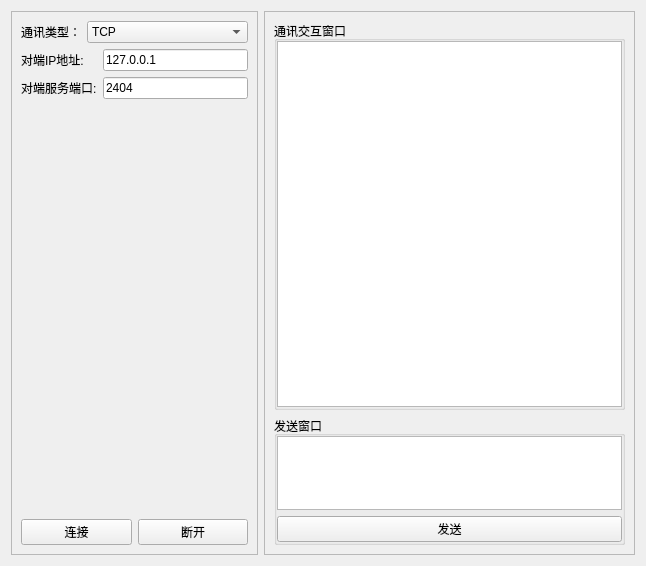
<?xml version="1.0" encoding="UTF-8"?>
<ui version="4.0">
 <class>CTestDemoForm</class>
 <widget class="QWidget" name="CTestDemoForm">
  <property name="geometry">
   <rect>
    <x>0</x>
    <y>0</y>
    <width>646</width>
    <height>566</height>
   </rect>
  </property>
  <property name="windowTitle">
   <string>demo</string>
  </property>
  <layout class="QHBoxLayout" name="horizontalLayout" stretch="2,3">
   <item>
    <widget class="QFrame" name="frame_2">
     <property name="frameShape">
      <enum>QFrame::StyledPanel</enum>
     </property>
     <property name="frameShadow">
      <enum>QFrame::Raised</enum>
     </property>
     <layout class="QVBoxLayout" name="verticalLayout_4">
      <item>
       <layout class="QHBoxLayout" name="horizontalLayout_3" stretch="0,1">
        <property name="leftMargin">
         <number>0</number>
        </property>
        <property name="topMargin">
         <number>0</number>
        </property>
        <property name="rightMargin">
         <number>0</number>
        </property>
        <property name="bottomMargin">
         <number>0</number>
        </property>
        <item>
         <widget class="QLabel" name="label">
          <property name="text">
           <string>通讯类型：</string>
          </property>
         </widget>
        </item>
        <item>
         <widget class="QComboBox" name="comboBox">
          <item>
           <property name="text">
            <string>TCP</string>
           </property>
          </item>
          <item>
           <property name="text">
            <string>SerialPort</string>
           </property>
          </item>
         </widget>
        </item>
       </layout>
      </item>
      <item>
       <widget class="QStackedWidget" name="stackedWidget">
        <property name="currentIndex">
         <number>0</number>
        </property>
        <widget class="QWidget" name="page_TCP">
         <layout class="QFormLayout" name="formLayout">
          <property name="leftMargin">
           <number>0</number>
          </property>
          <property name="topMargin">
           <number>0</number>
          </property>
          <property name="rightMargin">
           <number>0</number>
          </property>
          <property name="bottomMargin">
           <number>0</number>
          </property>
          <item row="0" column="0">
           <widget class="QLabel" name="label_2">
            <property name="text">
             <string>对端IP地址:</string>
            </property>
           </widget>
          </item>
          <item row="0" column="1">
           <widget class="QLineEdit" name="lineEdit_PeerAddress">
            <property name="text">
             <string>127.0.0.1</string>
            </property>
           </widget>
          </item>
          <item row="1" column="0">
           <widget class="QLabel" name="label_3">
            <property name="text">
             <string>对端服务端口:</string>
            </property>
           </widget>
          </item>
          <item row="1" column="1">
           <widget class="QLineEdit" name="lineEdit_PeerPort">
            <property name="text">
             <string>2404</string>
            </property>
           </widget>
          </item>
         </layout>
        </widget>
        <widget class="QWidget" name="page_UDP"/>
        <widget class="QWidget" name="page_SerialPort">
         <layout class="QFormLayout" name="formLayout_2">
          <property name="leftMargin">
           <number>0</number>
          </property>
          <property name="topMargin">
           <number>0</number>
          </property>
          <property name="rightMargin">
           <number>0</number>
          </property>
          <property name="bottomMargin">
           <number>0</number>
          </property>
          <item row="0" column="0">
           <widget class="QLabel" name="label_4">
            <property name="text">
             <string>端口号：</string>
            </property>
           </widget>
          </item>
          <item row="0" column="1">
           <layout class="QHBoxLayout" name="horizontalLayout_4" stretch="1,0">
            <item>
             <widget class="QComboBox" name="comboBox_SerialPort">
              <property name="editable">
               <bool>false</bool>
              </property>
             </widget>
            </item>
            <item>
             <widget class="QPushButton" name="pushButton_Update">
              <property name="text">
               <string>刷新</string>
              </property>
             </widget>
            </item>
           </layout>
          </item>
          <item row="1" column="0">
           <widget class="QLabel" name="label_5">
            <property name="text">
             <string>波特率：</string>
            </property>
           </widget>
          </item>
          <item row="1" column="1">
           <widget class="QComboBox" name="comboBox_BaudRate">
            <property name="editable">
             <bool>false</bool>
            </property>
            <property name="currentIndex">
             <number>6</number>
            </property>
            <item>
             <property name="text">
              <string>110</string>
             </property>
            </item>
            <item>
             <property name="text">
              <string>300</string>
             </property>
            </item>
            <item>
             <property name="text">
              <string>600</string>
             </property>
            </item>
            <item>
             <property name="text">
              <string>1200</string>
             </property>
            </item>
            <item>
             <property name="text">
              <string>2400</string>
             </property>
            </item>
            <item>
             <property name="text">
              <string>4800</string>
             </property>
            </item>
            <item>
             <property name="text">
              <string>9600</string>
             </property>
            </item>
            <item>
             <property name="text">
              <string>14400</string>
             </property>
            </item>
            <item>
             <property name="text">
              <string>19200</string>
             </property>
            </item>
            <item>
             <property name="text">
              <string>38400</string>
             </property>
            </item>
            <item>
             <property name="text">
              <string>57600</string>
             </property>
            </item>
            <item>
             <property name="text">
              <string>115200</string>
             </property>
            </item>
           </widget>
          </item>
          <item row="2" column="0">
           <widget class="QLabel" name="label_6">
            <property name="text">
             <string>数据位：</string>
            </property>
           </widget>
          </item>
          <item row="2" column="1">
           <widget class="QComboBox" name="comboBox_DataBit">
            <property name="editable">
             <bool>false</bool>
            </property>
            <property name="currentIndex">
             <number>3</number>
            </property>
            <item>
             <property name="text">
              <string>5</string>
             </property>
            </item>
            <item>
             <property name="text">
              <string>6</string>
             </property>
            </item>
            <item>
             <property name="text">
              <string>7</string>
             </property>
            </item>
            <item>
             <property name="text">
              <string>8</string>
             </property>
            </item>
           </widget>
          </item>
          <item row="3" column="0">
           <widget class="QLabel" name="label_7">
            <property name="text">
             <string>停止位：</string>
            </property>
           </widget>
          </item>
          <item row="3" column="1">
           <widget class="QComboBox" name="comboBox_StopBit">
            <property name="editable">
             <bool>false</bool>
            </property>
            <item>
             <property name="text">
              <string>1</string>
             </property>
            </item>
            <item>
             <property name="text">
              <string>1.5</string>
             </property>
            </item>
            <item>
             <property name="text">
              <string>2</string>
             </property>
            </item>
           </widget>
          </item>
          <item row="4" column="0">
           <widget class="QLabel" name="label_8">
            <property name="text">
             <string>校验位：</string>
            </property>
           </widget>
          </item>
          <item row="4" column="1">
           <widget class="QComboBox" name="comboBox_Parity">
            <property name="editable">
             <bool>false</bool>
            </property>
            <property name="currentIndex">
             <number>0</number>
            </property>
            <item>
             <property name="text">
              <string>无校验</string>
             </property>
            </item>
            <item>
             <property name="text">
              <string>奇校验</string>
             </property>
            </item>
            <item>
             <property name="text">
              <string>偶校验</string>
             </property>
            </item>
           </widget>
          </item>
         </layout>
        </widget>
       </widget>
      </item>
      <item>
       <layout class="QHBoxLayout" name="horizontalLayout_2">
        <property name="leftMargin">
         <number>0</number>
        </property>
        <property name="topMargin">
         <number>0</number>
        </property>
        <property name="rightMargin">
         <number>0</number>
        </property>
        <property name="bottomMargin">
         <number>0</number>
        </property>
        <item>
         <widget class="QPushButton" name="pushButton_Connect">
          <property name="text">
           <string>连接</string>
          </property>
         </widget>
        </item>
        <item>
         <widget class="QPushButton" name="pushButton_Disconnect">
          <property name="text">
           <string>断开</string>
          </property>
         </widget>
        </item>
       </layout>
      </item>
     </layout>
    </widget>
   </item>
   <item>
    <widget class="QFrame" name="frame">
     <property name="frameShape">
      <enum>QFrame::StyledPanel</enum>
     </property>
     <property name="frameShadow">
      <enum>QFrame::Raised</enum>
     </property>
     <layout class="QVBoxLayout" name="verticalLayout" stretch="3,1">
      <item>
       <widget class="QGroupBox" name="groupBox_Data">
        <property name="title">
         <string>通讯交互窗口</string>
        </property>
        <layout class="QVBoxLayout" name="verticalLayout_2">
         <property name="leftMargin">
          <number>0</number>
         </property>
         <property name="topMargin">
          <number>0</number>
         </property>
         <property name="rightMargin">
          <number>0</number>
         </property>
         <property name="bottomMargin">
          <number>0</number>
         </property>
         <item>
          <widget class="QPlainTextEdit" name="plainTextEdit_Data"/>
         </item>
        </layout>
       </widget>
      </item>
      <item>
       <widget class="QGroupBox" name="groupBox_Send">
        <property name="title">
         <string>发送窗口</string>
        </property>
        <layout class="QVBoxLayout" name="verticalLayout_3">
         <property name="leftMargin">
          <number>0</number>
         </property>
         <property name="topMargin">
          <number>0</number>
         </property>
         <property name="rightMargin">
          <number>0</number>
         </property>
         <property name="bottomMargin">
          <number>0</number>
         </property>
         <item>
          <widget class="QPlainTextEdit" name="plainTextEdit_Send"/>
         </item>
         <item>
          <widget class="QPushButton" name="pushButton_Send">
           <property name="text">
            <string>发送</string>
           </property>
          </widget>
         </item>
        </layout>
       </widget>
      </item>
     </layout>
    </widget>
   </item>
  </layout>
 </widget>
 <resources/>
 <connections/>
</ui>
